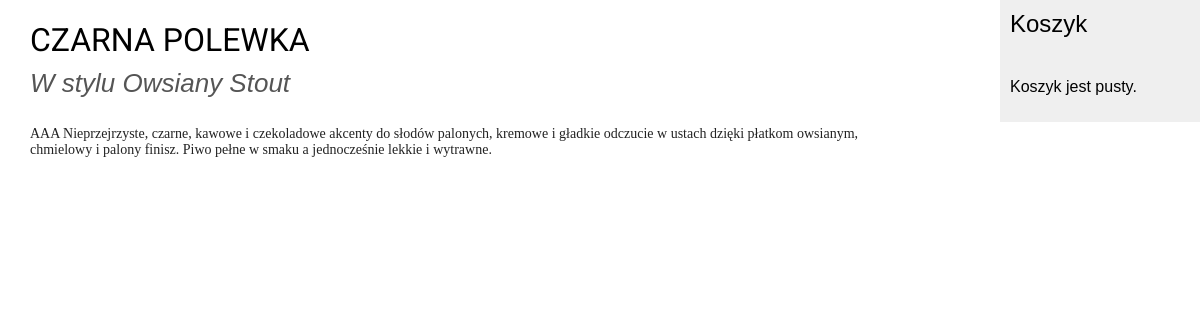
The page /orders/beers/CZARNA POLEWKA/ on the database its author committed.
### orders/models.py (models this page shows, shortened)
class Beer(models.Model):
    name = models.CharField(max_length=50)
    type = models.CharField(max_length=50)
    description = models.TextField(null=True)
    createdon = models.DateTimeField(auto_now_add=True)
    createdby = models.ForeignKey(User, on_delete=models.PROTECT)
    updated = models.DateTimeField(auto_now=True)
    image = models.ImageField(upload_to='products/%Y/%m/%d', blank=True)
    class Meta:
        ordering = ('name',)

### orders/views.py (the view)
def beer_detail(request, beer):
    beer = get_object_or_404(Beer,
                             name=beer)
    return render(request,
                  'orders/beer/detail.html',
                  {'beer': beer})

### orders/templates/orders/beer/detail.html (shortened to what this page needs)
{% extends "orders/base.html" %}
{% block content %}
	<h1> {{ beer.name }}</h1>
	<h2 class="type_closer">W stylu {{ beer.type }}</h2>
	<p class="description">
		AAA {{ beer.description }}
	</p>
{% endblock %}

### orders/static/css/orders.css (style rules this page uses)
body { margin:0; padding:0; font-family:helvetica, sans-serif; }
h1 { color:#000000; font-weight:normal; padding:0 0 0px 0; border-spacing: 10px ; font-family: 'Roboto', sans-serif; }
h2 { font-weight:normal; margin:0px 0px 40px; }
.type_closer { color: #555; font-family: 'Century-Gothic', sans-serif; font-size: 26px; font-style: italic; line-height: 0.2 ; font-weight: 100 ; }
.description { color: #222; font-family: georgia, serif; font-size: 14px; font-style: bold; }

### rows shown on the page
Beer: name "CZARNA POLEWKA", type "Owsiany Stout", description "Nieprzejrzyste, czarne, kawowe i czekoladowe akcenty do słodów palonych, kremowe i gładkie odczucie w ustach dzięki płatkom owsianym, chmielowy i palony finisz. Piwo pełne w smaku a jednocześnie lekkie i wytrawne."
